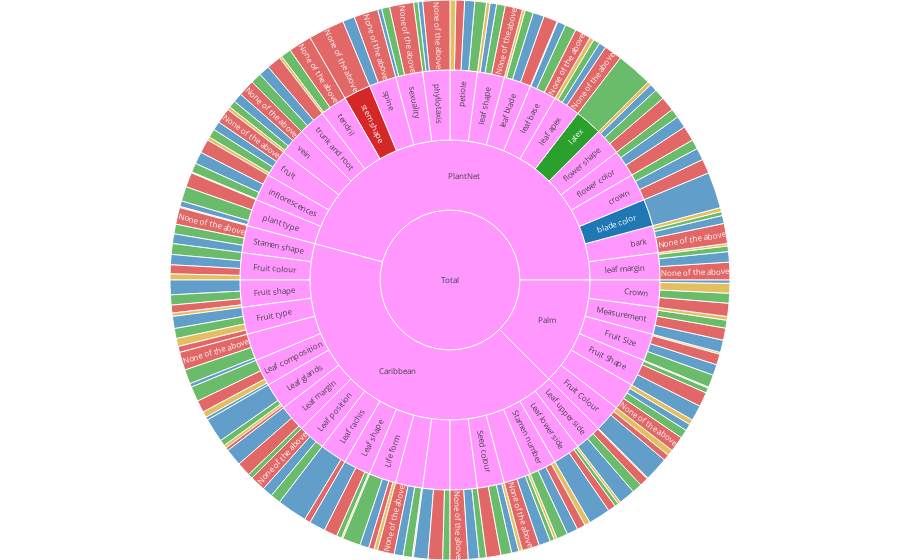

Source (notebook cell):
### Code cell
df["Total"] = "Total"
df_percentage = round(df.groupby(["Total", "Dataset", "Main Trait", "Result"])["Species"].count() / df.groupby(["Main Trait"])["Species"].count() * 100, 2).to_frame()
df_percentage = df_percentage\
    .rename(columns={"Species": "Percentage"})\
    .reset_index()


color_dict = {label: color for color, label in zip(colors, labels)}
color_dict.update({dataset: 'darkblue' for dataset in df_percentage["Dataset"].unique()})
color_dict["Total"] = 'red'


# color_dict['(?)'] = 'black'

fig = px.sunburst(df_percentage, 
                  path=['Total', 'Dataset', 'Main Trait', 'Result'], 
                  values='Percentage', 
                  color='Result',
                  branchvalues="total",
                  color_discrete_map=color_dict,
                  )

fig.update_layout(
    margin = dict(t=0, l=0, r=0, b=0),
    uniformtext=dict(minsize=8, mode='hide')
)

# Manual edites
# fig['data'][0]['values'][-4:] = 4000

fig.show()

# print(fig)


# folder_figures = "../../../reports/figures/"
# file_name = "PxPlot_HTML_SurveysPerTrait_Percentage.html"
# fig.write_html(F"{folder_figures}{file_name}")
# file_name = "PxPlot_PDF_SurveysPerTrait_Percentage.pdf"
# fig.write_image(F"{folder_figures}{file_name}")

### Figure 1 — Plotly figure (JSON) as saved in the notebook; plotly's stock layout.template omitted (floating-point values rounded to 4 significant figures; data arrays with more than 128 entries replaced by an {"elided": "..."} marker saying what was removed)
{"data": [{"branchvalues": "total", "customdata": {"elided": "218x1 str values"}, "domain": {"x": [0, 1], "y": [0, 1]}, "hovertemplate": "labels=%{label}<br>Percentage=%{value}<br>parent=%{parent}<br>id=%{id}<br>Result=%{customdata[0]}<extra></extra>", "ids": {"elided": "218 str values"}, "labels": {"elided": "218 str values"}, "marker": {"colors": {"elided": "218 str values"}}, "name": "", "parents": {"elided": "218 str values"}, "type": "sunburst", "values": {"elided": "218 float values"}}], "layout": {"legend": {"tracegroupgap": 0}, "margin": {"b": 0, "l": 0, "r": 0, "t": 0}, "uniformtext": {"minsize": 8, "mode": "hide"}}}
